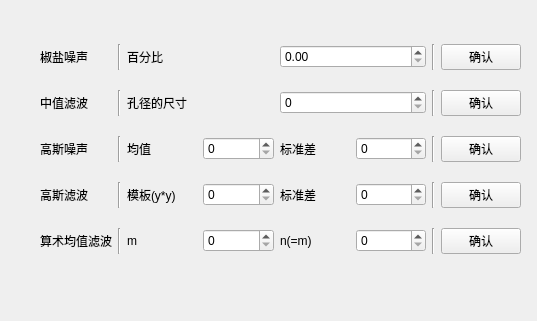
<?xml version="1.0" encoding="UTF-8"?>
<ui version="4.0">
 <class>MainWindow</class>
 <widget class="QMainWindow" name="MainWindow">
  <property name="geometry">
   <rect>
    <x>0</x>
    <y>0</y>
    <width>537</width>
    <height>321</height>
   </rect>
  </property>
  <property name="windowTitle">
   <string>加噪&amp;去噪</string>
  </property>
  <widget class="QWidget" name="centralwidget">
   <widget class="QWidget" name="gridLayoutWidget">
    <property name="geometry">
     <rect>
      <x>40</x>
      <y>30</y>
      <width>481</width>
      <height>241</height>
     </rect>
    </property>
    <layout class="QGridLayout" name="gridLayout">
     <item row="2" column="0">
      <widget class="QLabel" name="label_2">
       <property name="text">
        <string>高斯噪声</string>
       </property>
      </widget>
     </item>
     <item row="4" column="0">
      <widget class="QLabel" name="label_3">
       <property name="text">
        <string>算术均值滤波</string>
       </property>
      </widget>
     </item>
     <item row="0" column="0">
      <widget class="QLabel" name="label">
       <property name="text">
        <string>椒盐噪声</string>
       </property>
      </widget>
     </item>
     <item row="0" column="2">
      <layout class="QHBoxLayout" name="horizontalLayout" stretch="0,0">
       <item>
        <widget class="QLabel" name="label_5">
         <property name="text">
          <string>百分比</string>
         </property>
        </widget>
       </item>
       <item>
        <widget class="QDoubleSpinBox" name="jyzs_value">
         <property name="singleStep">
          <double>0.010000000000000</double>
         </property>
        </widget>
       </item>
      </layout>
     </item>
     <item row="3" column="0">
      <widget class="QLabel" name="label_11">
       <property name="text">
        <string>高斯滤波</string>
       </property>
      </widget>
     </item>
     <item row="2" column="2">
      <layout class="QHBoxLayout" name="horizontalLayout_2">
       <item>
        <widget class="QLabel" name="label_6">
         <property name="text">
          <string>均值</string>
         </property>
        </widget>
       </item>
       <item>
        <widget class="QSpinBox" name="gszs_value1"/>
       </item>
       <item>
        <widget class="QLabel" name="label_7">
         <property name="text">
          <string>标准差</string>
         </property>
        </widget>
       </item>
       <item>
        <widget class="QSpinBox" name="gszs_value2"/>
       </item>
      </layout>
     </item>
     <item row="4" column="2">
      <layout class="QHBoxLayout" name="horizontalLayout_3">
       <item>
        <widget class="QLabel" name="label_8">
         <property name="text">
          <string>m</string>
         </property>
        </widget>
       </item>
       <item>
        <widget class="QSpinBox" name="value_jzlb1"/>
       </item>
       <item>
        <widget class="QLabel" name="label_9">
         <property name="text">
          <string>n(=m)</string>
         </property>
        </widget>
       </item>
       <item>
        <widget class="QSpinBox" name="value_jzlb2"/>
       </item>
      </layout>
     </item>
     <item row="3" column="1">
      <widget class="Line" name="line_2">
       <property name="orientation">
        <enum>Qt::Vertical</enum>
       </property>
      </widget>
     </item>
     <item row="2" column="1">
      <widget class="Line" name="line_3">
       <property name="orientation">
        <enum>Qt::Vertical</enum>
       </property>
      </widget>
     </item>
     <item row="3" column="2">
      <layout class="QHBoxLayout" name="horizontalLayout_5">
       <item>
        <widget class="QLabel" name="label_12">
         <property name="text">
          <string>模板(y*y)</string>
         </property>
        </widget>
       </item>
       <item>
        <widget class="QSpinBox" name="value_gslb_ab"/>
       </item>
       <item>
        <widget class="QLabel" name="label_13">
         <property name="text">
          <string>标准差</string>
         </property>
        </widget>
       </item>
       <item>
        <widget class="QSpinBox" name="value_gslb_c"/>
       </item>
      </layout>
     </item>
     <item row="2" column="3">
      <widget class="Line" name="line">
       <property name="orientation">
        <enum>Qt::Vertical</enum>
       </property>
      </widget>
     </item>
     <item row="1" column="0">
      <widget class="QLabel" name="label_4">
       <property name="text">
        <string>中值滤波</string>
       </property>
      </widget>
     </item>
     <item row="1" column="2">
      <layout class="QHBoxLayout" name="horizontalLayout_4" stretch="5,5">
       <item>
        <widget class="QLabel" name="label_10">
         <property name="text">
          <string>孔径的尺寸</string>
         </property>
        </widget>
       </item>
       <item>
        <widget class="QSpinBox" name="value_zzlb"/>
       </item>
      </layout>
     </item>
     <item row="4" column="1">
      <widget class="Line" name="line_7">
       <property name="orientation">
        <enum>Qt::Vertical</enum>
       </property>
      </widget>
     </item>
     <item row="1" column="1">
      <widget class="Line" name="line_8">
       <property name="orientation">
        <enum>Qt::Vertical</enum>
       </property>
      </widget>
     </item>
     <item row="0" column="1">
      <widget class="Line" name="line_9">
       <property name="orientation">
        <enum>Qt::Vertical</enum>
       </property>
      </widget>
     </item>
     <item row="0" column="3">
      <widget class="Line" name="line_10">
       <property name="orientation">
        <enum>Qt::Vertical</enum>
       </property>
      </widget>
     </item>
     <item row="1" column="3">
      <widget class="Line" name="line_11">
       <property name="orientation">
        <enum>Qt::Vertical</enum>
       </property>
      </widget>
     </item>
     <item row="3" column="3">
      <widget class="Line" name="line_12">
       <property name="orientation">
        <enum>Qt::Vertical</enum>
       </property>
      </widget>
     </item>
     <item row="4" column="3">
      <widget class="Line" name="line_13">
       <property name="orientation">
        <enum>Qt::Vertical</enum>
       </property>
      </widget>
     </item>
     <item row="1" column="4">
      <widget class="QPushButton" name="submit_zzlb">
       <property name="text">
        <string>确认</string>
       </property>
      </widget>
     </item>
     <item row="0" column="4">
      <widget class="QPushButton" name="submit_jyzs">
       <property name="text">
        <string>确认</string>
       </property>
      </widget>
     </item>
     <item row="2" column="4">
      <widget class="QPushButton" name="submit_gszs">
       <property name="text">
        <string>确认</string>
       </property>
      </widget>
     </item>
     <item row="3" column="4">
      <widget class="QPushButton" name="submit_gslb">
       <property name="text">
        <string>确认</string>
       </property>
      </widget>
     </item>
     <item row="4" column="4">
      <widget class="QPushButton" name="submit_jzlb">
       <property name="text">
        <string>确认</string>
       </property>
      </widget>
     </item>
    </layout>
   </widget>
  </widget>
  <widget class="QMenuBar" name="menubar">
   <property name="geometry">
    <rect>
     <x>0</x>
     <y>0</y>
     <width>537</width>
     <height>23</height>
    </rect>
   </property>
  </widget>
 </widget>
 <resources/>
 <connections/>
</ui>
